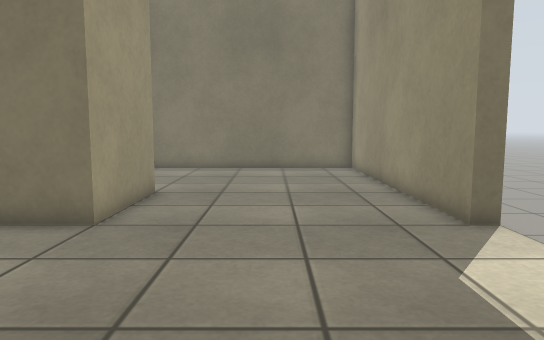
[1] (above)

13 first-person views from a walk through a robot-simulator world made for Gazebo. The camera is 0.94 m above the floor, tilts 6° down and sees 70° across. The floor is counted in squares, 0.5 m on a side. Each view is taken from the middle of a square. On the plan, view 1 faces up. The plan holds only what a view shows up to about 19 squares ahead; the rest is blank.

[2]
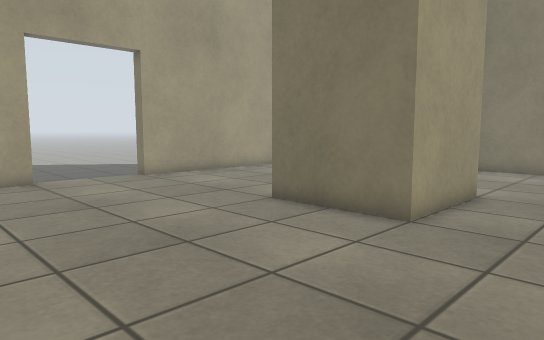

[3]
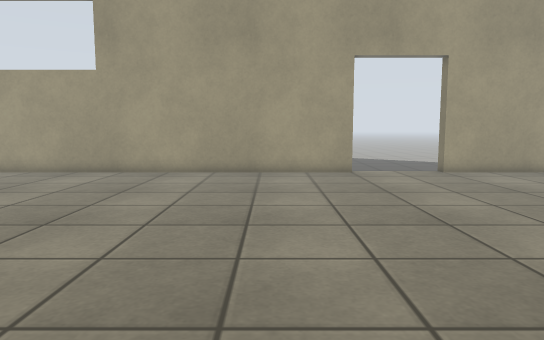

[4]
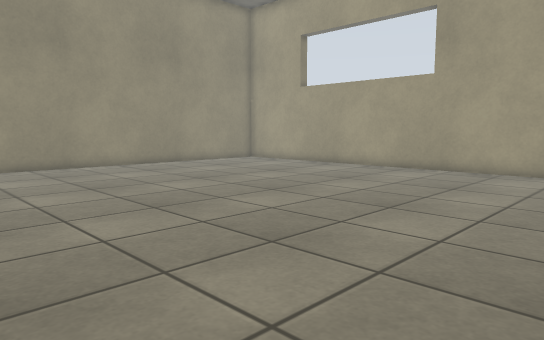

[5]
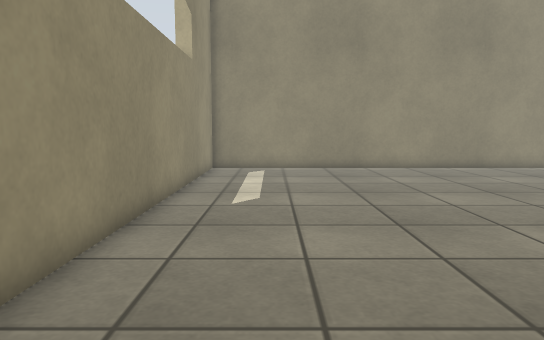

[6]
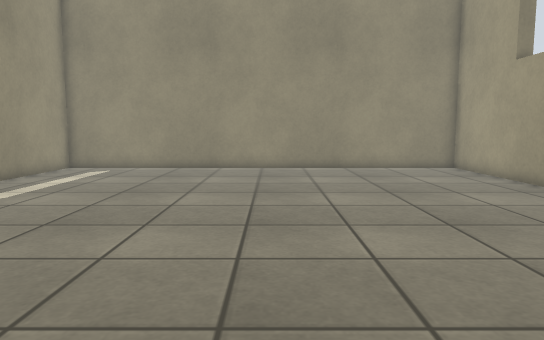

[7]
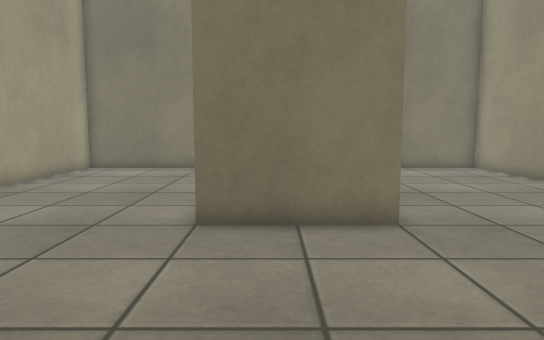

[8]
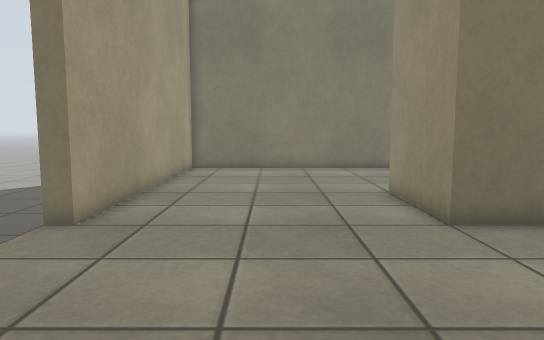

[9]
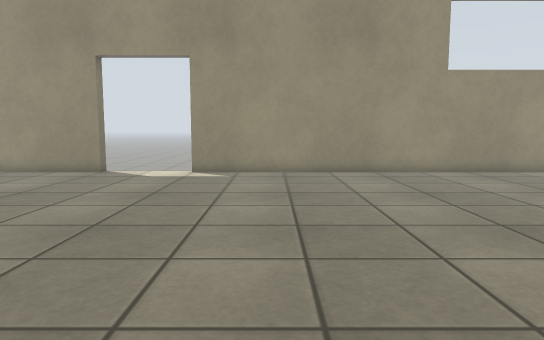

[10]
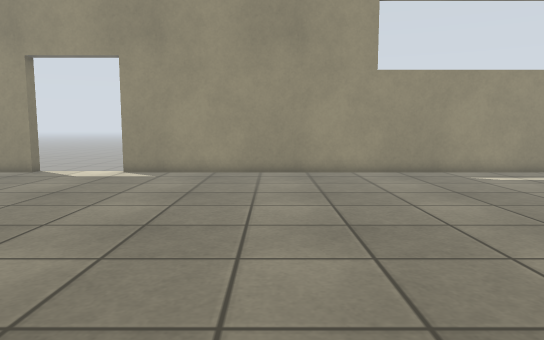

[11]
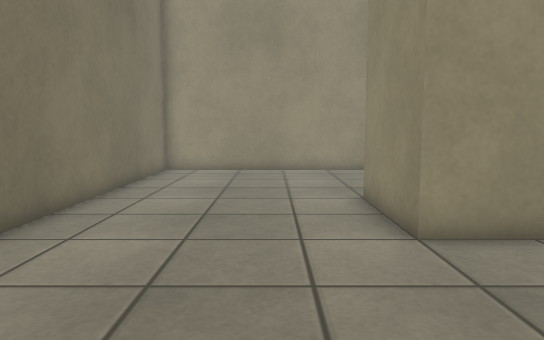

[12]
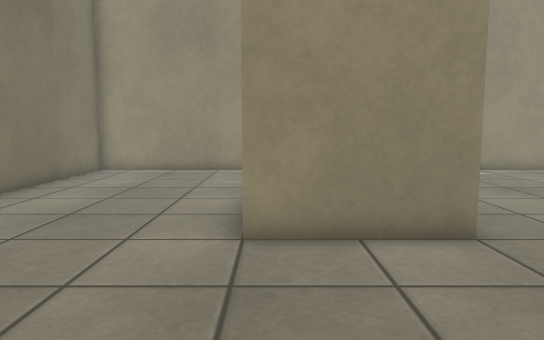

[13]
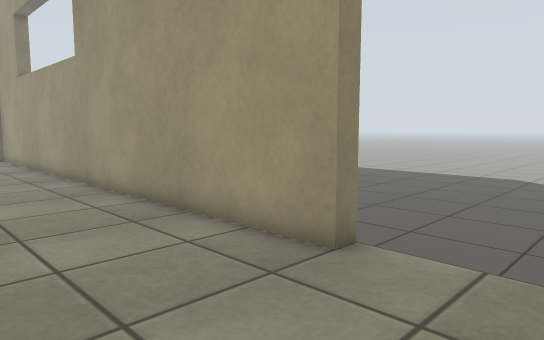

### Floor plan
Points are (right, up) in squares from view 1. A wall is a line through its corners. A room is listed if a view was taken in it or the views show most of it. See-through windows are left out.
Room 1 (views 1, 2, 3, 4, 5, 6, 7, 8, 9, 10, 11, 12, 13)
walls: (-7.5, 7.5) (-7.5, 11.5) (-3.5, 11.5) (-3.5, 7.5) (-7.5, 7.5); (-14.9, 3.5) (-14.9, -19.9) (3.9, -19.9) (3.9, 3.5); (3.9, 7.5) (3.9, 18.9) (-14.9, 18.9) (-14.9, 7.5)
ways out: opening at (-15, 5.5); opening at (4, 5.5)

Where each view was taken, in squares from view 1:
view 1: 0 up, 0 right, facing up
view 2: 0 up, 0 right, facing up-left
view 3: 0 up, 2 right, facing left
view 4: 0 up, 3 right, facing down-left
view 5: 1 down, 1 right, facing down
view 6: 1 down, 6 left, facing down
view 7: 0 up, 6 left, facing up
view 8: 0 up, 11 left, facing up
view 9: 0 up, 13 left, facing right
view 10: 3 down, 13 left, facing right
view 11: 14 up, 14 left, facing right
view 12: 11 up, 14 left, facing right
view 13: 7 up, 10 left, facing down-left
